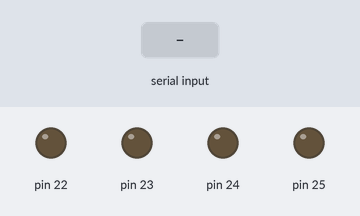
Bench run of a sketch on a simulated Arduino Mega 2560, built with avr-gcc and run on an emulated ATmega2560. On the bench: output pins drawn as LEDs (lit = HIGH). The inputs (shaded band) are chosen by the test bench.

Above: at 1.2 s.
1.3 s: "90,45\n" received over Serial
At 2.1 s:
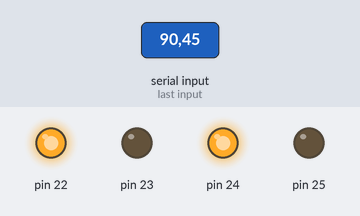
Timing chart, 0 to 4.3 s (numbered marks = the images above; inputs shaded):
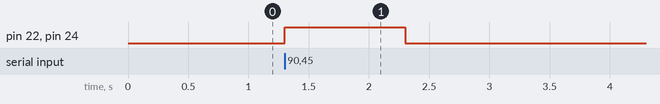

The sketch:

sequence_led_onoff_02.ino
```cpp
int x;
void setup() {
  // put your setup code here, to run once:
  Serial.begin(115200);
  Serial.setTimeout(1);
  pinMode(22, OUTPUT);
  pinMode(23, OUTPUT);
  pinMode(24, OUTPUT);
  pinMode(25, OUTPUT);
}

void loop() {
  // put your main code here, to run repeatedly:
 while (!Serial.available());
 x = Serial.readString().toInt();
   digitalWrite(22,0);
   digitalWrite(23,0);
   digitalWrite(24,0);
   digitalWrite(25,0);
   digitalWrite(13,0);

 if (x = 1) {
   digitalWrite(22,1);
  digitalWrite(24,1);
  delay(1000);
  digitalWrite(22,0);
  digitalWrite(24,0);
  delay(1000);
 } else if (x = 2) {
    digitalWrite(23,1);
    digitalWrite(25,1);
    digitalWrite(13,1);
    delay(1000);
    digitalWrite(22,0);
    digitalWrite(25,0);
    digitalWrite(13,0);
    delay(1000);
  } else if (x = 3) {
      digitalWrite(22,1);
      digitalWrite(23,1);
      digitalWrite(24,1);
      digitalWrite(25,1);
      digitalWrite(13,1);
      delay(1000);
      digitalWrite(22,0);
      digitalWrite(23,0);
      digitalWrite(24,0);
      digitalWrite(25,0);
      digitalWrite(13,0);
      delay(1000);
    } else if (x = 4) {
        digitalWrite(22,0);
        digitalWrite(23,0);
        digitalWrite(24,0);
        digitalWrite(25,0);
        digitalWrite(13,0);
        delay(1000);
       } else if (x = 5) {
          digitalWrite(22,1);
          digitalWrite(23,1);
          digitalWrite(24,1);
          digitalWrite(25,1);
          digitalWrite(13,1);
          delay(1000);
          }

}
```

Measured:
- after the input at 1.3 s, pin 22, pin 24: LOW → HIGH at once, → LOW 1.0 s later
